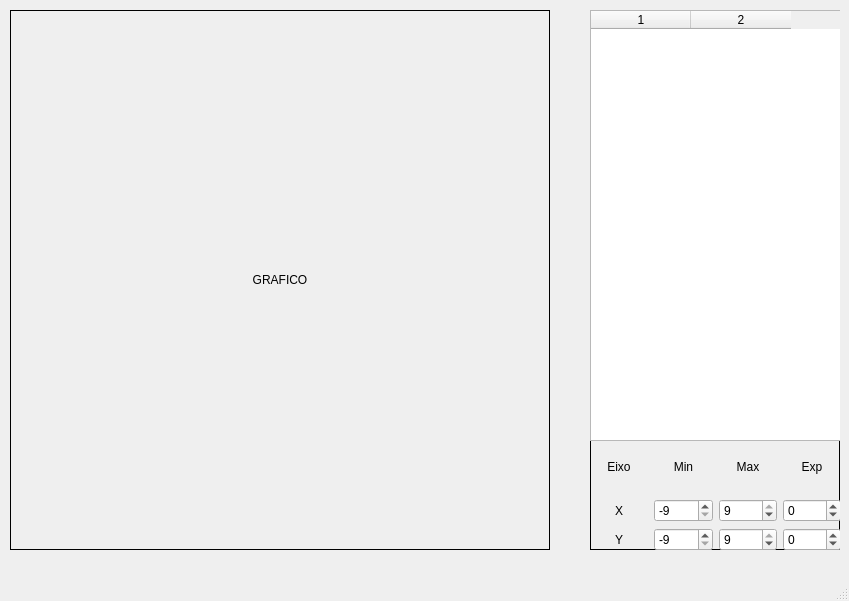
<?xml version="1.0" encoding="UTF-8"?>
<ui version="4.0">
 <class>MainPlotador</class>
 <widget class="QMainWindow" name="MainPlotador">
  <property name="geometry">
   <rect>
    <x>0</x>
    <y>0</y>
    <width>849</width>
    <height>601</height>
   </rect>
  </property>
  <property name="windowTitle">
   <string>MainPlotador</string>
  </property>
  <widget class="QWidget" name="centralwidget">
   <widget class="QFrame" name="frame">
    <property name="geometry">
     <rect>
      <x>590</x>
      <y>10</y>
      <width>250</width>
      <height>540</height>
     </rect>
    </property>
    <property name="sizePolicy">
     <sizepolicy hsizetype="Fixed" vsizetype="MinimumExpanding">
      <horstretch>0</horstretch>
      <verstretch>0</verstretch>
     </sizepolicy>
    </property>
    <property name="minimumSize">
     <size>
      <width>250</width>
      <height>540</height>
     </size>
    </property>
    <property name="frameShape">
     <enum>QFrame::Shape::Box</enum>
    </property>
    <property name="frameShadow">
     <enum>QFrame::Shadow::Plain</enum>
    </property>
    <widget class="QTableWidget" name="tableFuncoes">
     <property name="geometry">
      <rect>
       <x>0</x>
       <y>0</y>
       <width>251</width>
       <height>431</height>
      </rect>
     </property>
     <property name="tabKeyNavigation">
      <bool>false</bool>
     </property>
     <property name="selectionMode">
      <enum>QAbstractItemView::SelectionMode::NoSelection</enum>
     </property>
     <property name="columnCount">
      <number>2</number>
     </property>
     <attribute name="verticalHeaderVisible">
      <bool>false</bool>
     </attribute>
     <column/>
     <column/>
    </widget>
    <widget class="QWidget" name="gridLayoutWidget">
     <property name="geometry">
      <rect>
       <x>0</x>
       <y>430</y>
       <width>251</width>
       <height>111</height>
      </rect>
     </property>
     <layout class="QGridLayout" name="gridLimites">
      <item row="2" column="1">
       <widget class="QSpinBox" name="spinMinY">
        <property name="minimum">
         <number>-9</number>
        </property>
        <property name="maximum">
         <number>8</number>
        </property>
        <property name="value">
         <number>-9</number>
        </property>
       </widget>
      </item>
      <item row="1" column="2">
       <widget class="QSpinBox" name="spinMaxX">
        <property name="minimum">
         <number>-8</number>
        </property>
        <property name="maximum">
         <number>9</number>
        </property>
        <property name="value">
         <number>9</number>
        </property>
       </widget>
      </item>
      <item row="2" column="0">
       <widget class="QLabel" name="labelY">
        <property name="text">
         <string>Y</string>
        </property>
        <property name="alignment">
         <set>Qt::AlignmentFlag::AlignCenter</set>
        </property>
       </widget>
      </item>
      <item row="1" column="0">
       <widget class="QLabel" name="labelX">
        <property name="text">
         <string>X</string>
        </property>
        <property name="alignment">
         <set>Qt::AlignmentFlag::AlignCenter</set>
        </property>
       </widget>
      </item>
      <item row="2" column="3">
       <widget class="QSpinBox" name="spinExpY">
        <property name="minimum">
         <number>-9</number>
        </property>
        <property name="maximum">
         <number>9</number>
        </property>
       </widget>
      </item>
      <item row="0" column="2">
       <widget class="QLabel" name="labelMax">
        <property name="text">
         <string>Max</string>
        </property>
        <property name="alignment">
         <set>Qt::AlignmentFlag::AlignCenter</set>
        </property>
       </widget>
      </item>
      <item row="1" column="3">
       <widget class="QSpinBox" name="spinExpX">
        <property name="minimum">
         <number>-9</number>
        </property>
        <property name="maximum">
         <number>9</number>
        </property>
       </widget>
      </item>
      <item row="0" column="3">
       <widget class="QLabel" name="labelExp">
        <property name="text">
         <string>Exp</string>
        </property>
        <property name="alignment">
         <set>Qt::AlignmentFlag::AlignCenter</set>
        </property>
       </widget>
      </item>
      <item row="2" column="2">
       <widget class="QSpinBox" name="spinMaxY">
        <property name="minimum">
         <number>-8</number>
        </property>
        <property name="maximum">
         <number>9</number>
        </property>
        <property name="value">
         <number>9</number>
        </property>
       </widget>
      </item>
      <item row="1" column="1">
       <widget class="QSpinBox" name="spinMinX">
        <property name="minimum">
         <number>-9</number>
        </property>
        <property name="maximum">
         <number>8</number>
        </property>
        <property name="value">
         <number>-9</number>
        </property>
       </widget>
      </item>
      <item row="0" column="0">
       <widget class="QLabel" name="labelEixo">
        <property name="text">
         <string>Eixo</string>
        </property>
        <property name="alignment">
         <set>Qt::AlignmentFlag::AlignCenter</set>
        </property>
       </widget>
      </item>
      <item row="0" column="1">
       <widget class="QLabel" name="labelMin">
        <property name="text">
         <string>Min</string>
        </property>
        <property name="alignment">
         <set>Qt::AlignmentFlag::AlignCenter</set>
        </property>
       </widget>
      </item>
     </layout>
    </widget>
   </widget>
   <widget class="QLabel" name="grafico">
    <property name="geometry">
     <rect>
      <x>10</x>
      <y>10</y>
      <width>540</width>
      <height>540</height>
     </rect>
    </property>
    <property name="sizePolicy">
     <sizepolicy hsizetype="Expanding" vsizetype="Expanding">
      <horstretch>0</horstretch>
      <verstretch>0</verstretch>
     </sizepolicy>
    </property>
    <property name="minimumSize">
     <size>
      <width>540</width>
      <height>540</height>
     </size>
    </property>
    <property name="frameShape">
     <enum>QFrame::Shape::Box</enum>
    </property>
    <property name="text">
     <string>GRAFICO</string>
    </property>
    <property name="alignment">
     <set>Qt::AlignmentFlag::AlignCenter</set>
    </property>
   </widget>
  </widget>
  <widget class="QMenuBar" name="menubar">
   <property name="geometry">
    <rect>
     <x>0</x>
     <y>0</y>
     <width>849</width>
     <height>22</height>
    </rect>
   </property>
  </widget>
  <widget class="QStatusBar" name="statusbar"/>
 </widget>
 <resources/>
 <connections/>
</ui>
